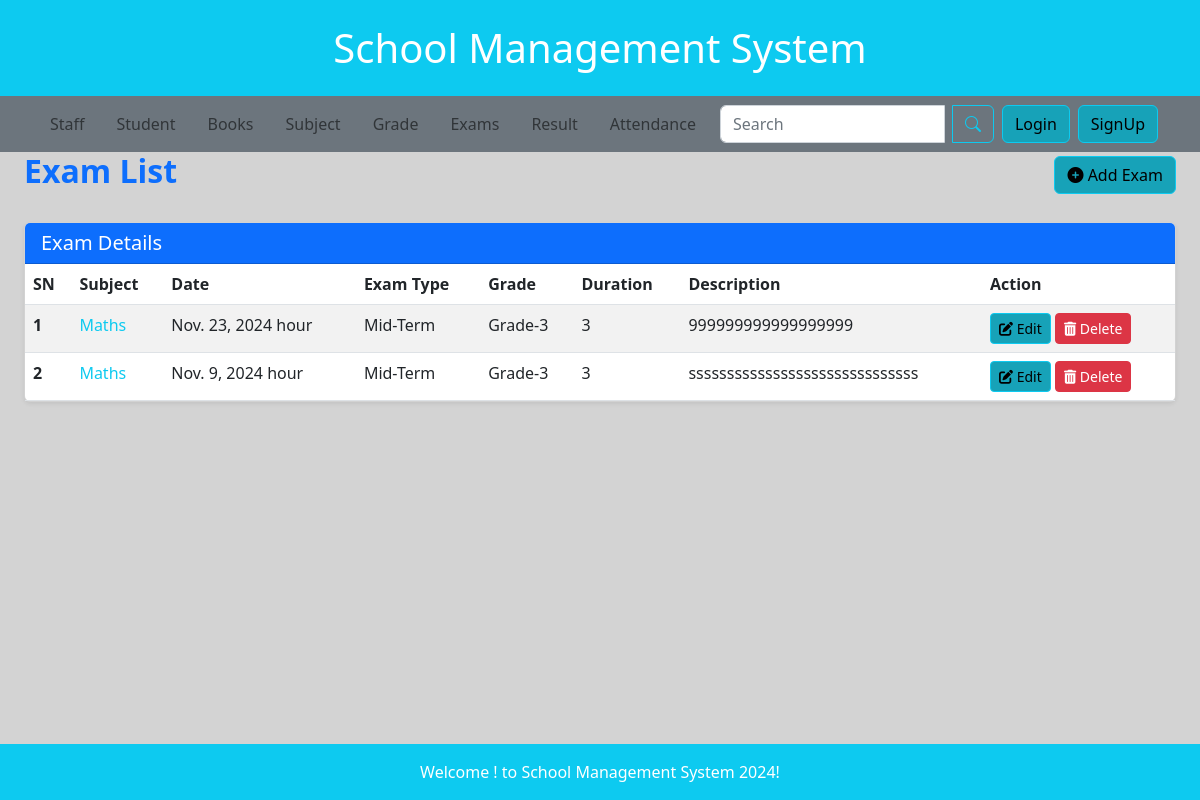
/exam/list, run on the app's committed database.
### smsapp/models.py (models this page shows, shortened)
class DateTimeModel(models.Model):
    created_at = models.DateTimeField(auto_now_add=True)
    updated_at = models.DateTimeField(auto_now=True)
    class Meta:
        abstract = True  # This makes DateTimeModel an abstract base class

class Exam(DateTimeModel):
    EXAM_TYPE_CHOICES = [
        ('Mid-Term', 'Mid-Term'),
        ('Final-Term', 'Final-Term'),
    ]
    subject = models.ForeignKey(Subject, on_delete=models.CASCADE, related_name='exams')
    date = models.DateField()
    exam_type = models.CharField(max_length=10, choices=EXAM_TYPE_CHOICES)
    grade = models.ForeignKey(Grade, on_delete=models.CASCADE, related_name='exams')
    duration = models.PositiveIntegerField(help_text="Duration in minutes")
    description = models.TextField(blank=True, null=True)

class Subject(DateTimeModel):
    name = models.CharField(max_length=100, unique=True)
    grade = models.ForeignKey('Grade', on_delete=models.CASCADE)
    description = models.TextField(blank=True, null=True)
    def __str__(self):
        return self.name

class Grade(DateTimeModel):
    name = models.CharField(max_length=50, unique=True)
    description = models.TextField(blank=True, null=True)
    def __str__(self):
        return self.name

### smsapp/views.py (the view)
# urls.py: path('exam/list', ExamListView.as_view(), name='exam_list'),
class ExamListView(TemplateView):
    template_name = 'exam/list.html'
    def get_context_data(self, **kwargs):
        context = super().get_context_data(**kwargs)
        exam_queryset = Exam.objects.all()
        paginator = Paginator(exam_queryset, 4)
        page_number = self.request.GET.get('page', 1)
        exam_data = paginator.get_page(page_number)  # Returns a page object
        context['exam_list'] = exam_data
        context['total_page_list'] = range(1, paginator.num_pages + 1)
        context['last_page'] = paginator.num_pages
        return context

### templates/exam/list.html (shortened to what this page needs)
{% extends 'home.html' %}
{% load static %}
{% block mainblock %}
<div class="container-fluid pr-4">
    <div class="row mx-0">
        <div class="col-12">
            <div class="d-flex justify-content-between align-items-center mb-4">
                <h2 class="fw-bold text-primary">Exam List</h2>
                <a href="{% url 'smsapp:exam_create' %}" class="btn btn-info">
                    <i class="fas fa-plus-circle"></i> Add Exam
                </a>
            </div>
            <div class="card shadow-sm">
                <div class="card-header bg-primary text-white">
                    <h5 class="mb-0">Exam Details</h5>
                </div>
                <div class="card-body p-0">
                    <table class="table table-hover table-striped table-responsive-md mb-0">
                        <thead class="thead-dark">
                            <tr>
                                <th scope="col">SN</th>
                                <th scope="col">Subject</th>
                                <th scope="col">Date</th>
                                <th scope="col">Exam Type</th>
                                <th scope="col">Grade</th>
                                <th scope="col">Duration</th>
                                <th scope="col">Description</th>
                                <th scope="col">Action</th>
                            </tr>
                        </thead>
                        <tbody>
                            {% if exam_list %}
                                {% for exam in exam_list %}
                                    <tr>
                                        <th scope="row">{{ forloop.counter }}</th>
                                        <td>
                                            <a href="{% url 'smsapp:exam_detail' exam.id %}" class="text-decoration-none text-info">
                                                {{ exam.subject }}
                                            </a>
                                        </td>
                                        <td>{{ exam.date }} hour</td>
                                        <td>{{ exam.exam_type }}</td>
                                        <td>{{ exam.grade }}</td>
                                        <td>{{ exam.duration }}</td>
                                        <td>{{ exam.description }}</td>
                                        <td>
                                            <a href="{% url 'smsapp:exam_update' exam.id %}" class="btn btn-sm btn-info">
                                                <i class="fas fa-edit"></i> Edit
                                            </a>
                                            <a href="{% url 'smsapp:exam_delete' exam.id %}" class="btn btn-sm btn-danger">
                                                <i class="fas fa-trash-alt"></i> Delete
                                            </a>
                                        </td>
                                    </tr>
                                {% endfor %}
                            {% else %}
                                <tr>
                                    <td colspan="8" class="text-center text-muted">No exams found.</td>
                                </tr>
                            {% endif %}
                        </tbody>
                    </table>
                </div>
            </div>
        </div>
    </div>
</div>
{% endblock %}

### templates/home.html (style rules this page uses)
body { background-color: lightgray; }
h2 { color: blue; }
.btn-info { background-color: #17a2b8; }

### data on the page
Exam: subject "Maths", date "Nov. 23, 2024", exam_type "Mid-Term", grade "Grade-3", duration "3", description "999999999999999999"
Exam: subject "Maths", date "Nov. 9, 2024", exam_type "Mid-Term", grade "Grade-3", duration "3", description "ssssssssssssssssssssssssssssss"
